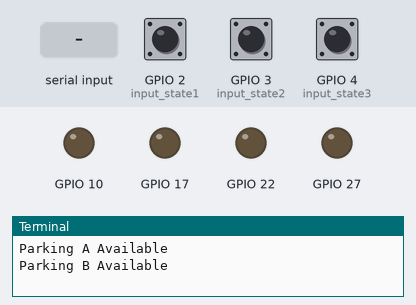
Recording of a program running on a simulated Raspberry Pi (BCM pin numbers). Shown: output pins drawn as LEDs (lit = HIGH), the last lines printed to the terminal. The inputs (shaded band) are chosen by the test bench; at power-on: GPIO 2 (input_state1) HIGH, GPIO 3 (input_state2) HIGH, GPIO 4 (input_state3) HIGH.

Above: at 1.2 s.
1.3 s: GPIO 2 (input_state1) pulled LOW for 1.2 s
At 3.8 s:
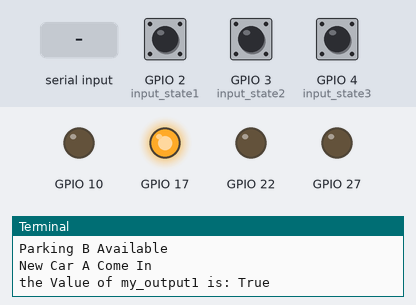
6.6 s: "1" typed at the terminal, then Enter
At 9.6 s:
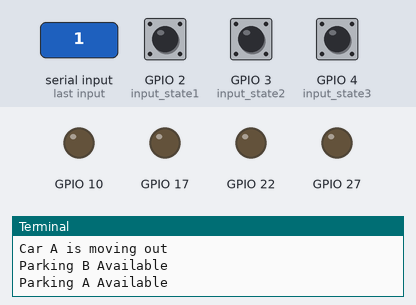
10.0 s: GPIO 3 (input_state2) pulled LOW for 1.2 s
At 11.6 s:
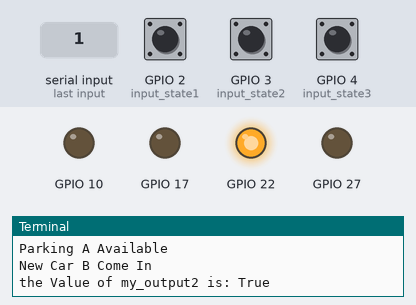
15.3 s: "0" typed at the terminal, then Enter
At 17.4 s:
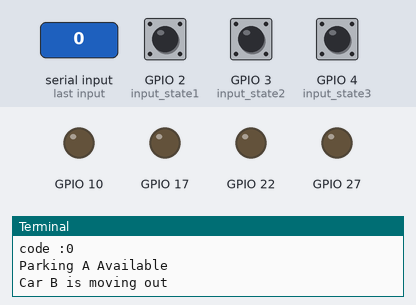
18.5 s: GPIO 2 (input_state1) pulled LOW for 1.2 s
At 20.6 s:
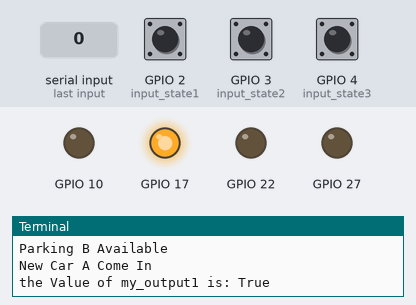
23.8 s: "2" typed at the terminal, then Enter
At 26.4 s:
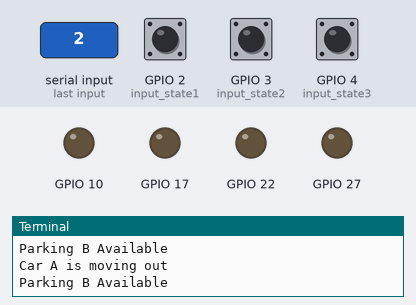
Timing chart, 0 to 27.9 s (numbered marks = the images above; inputs shaded):
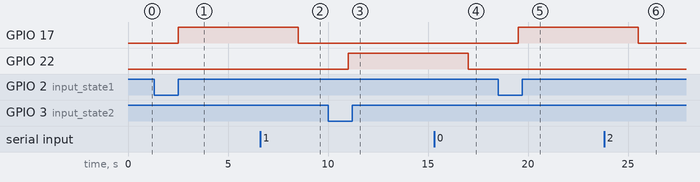

The program:

Car_detector.py
```python
import RPi.GPIO as GPIO
import time
import threading

GPIO.setmode(GPIO.BCM)
GPIO.setup(2,GPIO.IN, pull_up_down=GPIO.PUD_UP)
GPIO.setup(3,GPIO.IN, pull_up_down=GPIO.PUD_UP)
GPIO.setup(4,GPIO.IN, pull_up_down=GPIO.PUD_UP)
GPIO.setup(17,GPIO.OUT)
GPIO.setup(22,GPIO.OUT)
GPIO.setup(27,GPIO.OUT)
GPIO.setup(10,GPIO.OUT)

#close all led
GPIO.output(17,False)
GPIO.output(22,False)
GPIO.output(27,False)
GPIO.output(10,False)
parking_A = False
parking_B = False


# send code to the database
def access_code(code):
	print('code :' + code)


def CarAvailableA(CarSlotA):
	print 'the Value of my_output1 is:' , CarSlotA
	time.sleep(5)

	# key in the code
	print ('Button1 Pressed')
	GPIO.output(27,True)

	SlotACode = raw_input('Key in the parking_slot code number')
	access_code(SlotACode)
	GPIO.output(27,False)


def CarAvailableB(CarSlotB):
	print 'the Value of my_output2 is:' , CarSlotB
	time.sleep(5)

	# key in the code
	GPIO.output(10,True)

	SlotBCode = raw_input('Key in the parking_slot code number')
	access_code(SlotBCode)
	GPIO.output(10,False)

#============================================

while True:
	input_state1 = GPIO.input(2)
	input_state2 = GPIO.input(3)
	input_state3 = GPIO.input(4)
	my_output1 = False;
	my_output2 = False;
	my_output3 = False;

	#parking A

	if input_state1 == False:
		time.sleep(0.5)
		if parking_A == False:
			parking_A = True
			print ('New Car A Come In')
			CarSlotA = 'True'
			GPIO.output(17,True)
			CarAvailableA(CarSlotA)
		elif parking_A == True:
			print ('Car A is still parking')


	else :
		time.sleep(0.5)
		if parking_A == True:
			parking_A = False
			GPIO.output(17,False)
			CarSlotA = 'False'
			print ('Car A is moving out')
			GPIO.output(17,False)
		elif parking_A == False:
			print ('Parking A Available')
			GPIO.output(17,False)


	# Parking B
	if input_state2 == False:
		time.sleep(0.5)
		if parking_B == False:
			parking_B = True
			print ('New Car B Come In')
			CarSlotB = 'True'
			GPIO.output(22,True)
			CarAvailableB(CarSlotB)
		elif parking_B == True:
			print ('Car B is still parking')


	else :

		time.sleep(0.5)
		if parking_B == True:
			parking_B = False
			GPIO.output(22,False)
			CarSlotB = 'False'
			print ('Car B is moving out')
			GPIO.output(22,False)
		elif parking_B == False:
			print ('Parking B Available')
			GPIO.output(22,False)
```

Measured:
- after the input at 1.3 s, GPIO 17: LOW → HIGH after 1.2 s
- after the input at 6.6 s, GPIO 17: HIGH → LOW after 1.9 s; GPIO 27: stays LOW (without the input it goes to HIGH after 0.90 s)
- after the input at 10.0 s, GPIO 22: LOW → HIGH after 1.0 s
- after the input at 15.3 s, GPIO 10: stays LOW (without the input it goes to HIGH after 0.71 s); GPIO 22: HIGH → LOW after 1.7 s
- after the input at 18.5 s, GPIO 17: LOW → HIGH after 1.0 s
- after the input at 23.8 s, GPIO 17: HIGH → LOW after 1.7 s; GPIO 27: stays LOW (without the input it goes to HIGH after 0.71 s)
